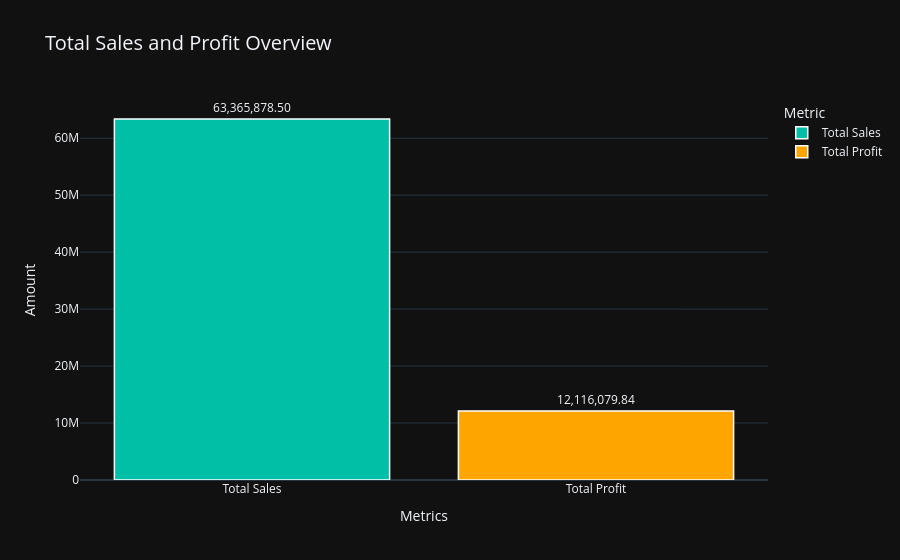

Notebook code for this chart:
### Code cell
summary_df = pd.DataFrame({
    'Metric': ['Total Sales', 'Total Profit'],
    'Amount': [Total_Sales, Total_Profit]
})

custom_colors = {'Total Sales': '#00BFA6', 'Total Profit': '#FFA500'}

fig = px.bar( summary_df, x='Metric', y='Amount', color='Metric', text=summary_df['Amount'].apply(lambda x: f"{x:,.2f}"), 
             color_discrete_map=custom_colors, title="Total Sales and Profit Overview"
)

fig.update_layout( xaxis_title='Metrics', yaxis_title='Amount', template='plotly_dark', xaxis=dict(showgrid=False), 
                  yaxis=dict(showgrid=True), title_font_size=20, height=500
)

fig.update_traces(
    textposition='outside',
    marker=dict(line=dict(color='white', width=1.5))
)

fig.show()

### Figure 1 — Plotly figure (JSON) as saved in the notebook; plotly's stock layout.template omitted (floating-point values rounded to 4 significant figures)
{"data": [{"alignmentgroup": "True", "hovertemplate": "Metric=%{x}<br>Amount=%{y}<br>text=%{text}<extra></extra>", "legendgroup": "Total Sales", "marker": {"color": "#00BFA6", "line": {"color": "white", "width": 1.5}, "pattern": {"shape": ""}}, "name": "Total Sales", "offsetgroup": "Total Sales", "orientation": "v", "showlegend": true, "text": ["63,365,878.50"], "textposition": "outside", "type": "bar", "x": ["Total Sales"], "xaxis": "x", "y": [63370000.0], "yaxis": "y"}, {"alignmentgroup": "True", "hovertemplate": "Metric=%{x}<br>Amount=%{y}<br>text=%{text}<extra></extra>", "legendgroup": "Total Profit", "marker": {"color": "#FFA500", "line": {"color": "white", "width": 1.5}, "pattern": {"shape": ""}}, "name": "Total Profit", "offsetgroup": "Total Profit", "orientation": "v", "showlegend": true, "text": ["12,116,079.84"], "textposition": "outside", "type": "bar", "x": ["Total Profit"], "xaxis": "x", "y": [12120000.0], "yaxis": "y"}], "layout": {"autosize": true, "barmode": "relative", "legend": {"title": {"text": "Metric"}, "tracegroupgap": 0}, "title": {"font": {"size": 20}, "text": "Total Sales and Profit Overview"}, "xaxis": {"anchor": "y", "autorange": true, "categoryarray": ["Total Sales", "Total Profit"], "categoryorder": "array", "domain": [0, 1], "range": [-0.5, 1.5], "showgrid": false, "title": {"text": "Metrics"}, "type": "category"}, "yaxis": {"anchor": "x", "autorange": true, "domain": [0, 1], "range": [0, 66700000.0], "showgrid": true, "title": {"text": "Amount"}, "type": "linear"}}}
